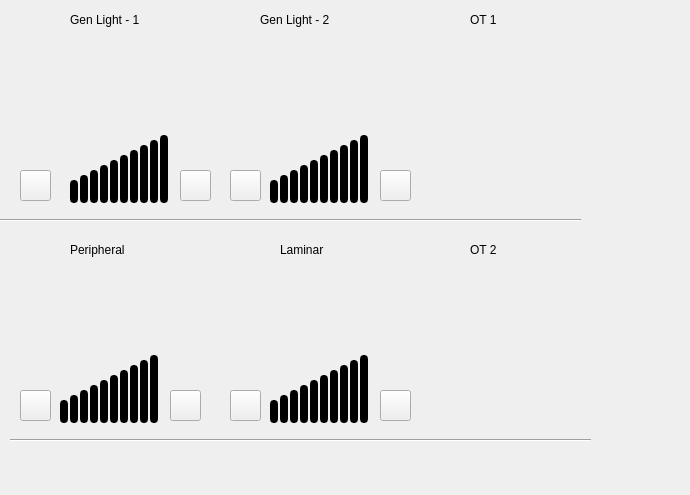
<?xml version="1.0" encoding="UTF-8"?>
<ui version="4.0">
 <class>Form</class>
 <widget class="QWidget" name="Form">
  <property name="geometry">
   <rect>
    <x>0</x>
    <y>0</y>
    <width>690</width>
    <height>495</height>
   </rect>
  </property>
  <property name="windowTitle">
   <string>Form</string>
  </property>
  <widget class="QLabel" name="label">
   <property name="geometry">
    <rect>
     <x>70</x>
     <y>10</y>
     <width>91</width>
     <height>19</height>
    </rect>
   </property>
   <property name="text">
    <string>Gen Light - 1</string>
   </property>
  </widget>
  <widget class="QLabel" name="label_2">
   <property name="geometry">
    <rect>
     <x>260</x>
     <y>10</y>
     <width>91</width>
     <height>19</height>
    </rect>
   </property>
   <property name="text">
    <string>Gen Light - 2</string>
   </property>
  </widget>
  <widget class="QLabel" name="label_3">
   <property name="geometry">
    <rect>
     <x>70</x>
     <y>240</y>
     <width>81</width>
     <height>19</height>
    </rect>
   </property>
   <property name="text">
    <string>Peripheral</string>
   </property>
  </widget>
  <widget class="QLabel" name="label_4">
   <property name="geometry">
    <rect>
     <x>470</x>
     <y>10</y>
     <width>41</width>
     <height>19</height>
    </rect>
   </property>
   <property name="text">
    <string>OT 1</string>
   </property>
  </widget>
  <widget class="QLabel" name="label_5">
   <property name="geometry">
    <rect>
     <x>470</x>
     <y>240</y>
     <width>67</width>
     <height>19</height>
    </rect>
   </property>
   <property name="text">
    <string>OT 2</string>
   </property>
  </widget>
  <widget class="QLabel" name="label_8">
   <property name="geometry">
    <rect>
     <x>40</x>
     <y>290</y>
     <width>41</width>
     <height>41</height>
    </rect>
   </property>
   <property name="text">
    <string/>
   </property>
   <property name="pixmap">
    <pixmap>icon/light-bulb.png</pixmap>
   </property>
   <property name="scaledContents">
    <bool>true</bool>
   </property>
  </widget>
  <widget class="QLabel" name="otLabelImage1">
   <property name="geometry">
    <rect>
     <x>410</x>
     <y>60</y>
     <width>31</width>
     <height>31</height>
    </rect>
   </property>
   <property name="text">
    <string/>
   </property>
   <property name="pixmap">
    <pixmap>icon/lights.png</pixmap>
   </property>
   <property name="scaledContents">
    <bool>true</bool>
   </property>
  </widget>
  <widget class="QLabel" name="otLabelImage2">
   <property name="geometry">
    <rect>
     <x>410</x>
     <y>300</y>
     <width>31</width>
     <height>31</height>
    </rect>
   </property>
   <property name="text">
    <string/>
   </property>
   <property name="pixmap">
    <pixmap>icon/lights.png</pixmap>
   </property>
   <property name="scaledContents">
    <bool>true</bool>
   </property>
  </widget>
  <widget class="QLabel" name="label_11">
   <property name="geometry">
    <rect>
     <x>280</x>
     <y>240</y>
     <width>81</width>
     <height>19</height>
    </rect>
   </property>
   <property name="text">
    <string>Laminar</string>
   </property>
  </widget>
  <widget class="QWidget" name="toggleContainer" native="true">
   <property name="geometry">
    <rect>
     <x>90</x>
     <y>280</y>
     <width>111</width>
     <height>51</height>
    </rect>
   </property>
  </widget>
  <widget class="QLabel" name="label_12">
   <property name="geometry">
    <rect>
     <x>230</x>
     <y>290</y>
     <width>41</width>
     <height>41</height>
    </rect>
   </property>
   <property name="text">
    <string/>
   </property>
   <property name="pixmap">
    <pixmap>icon/light-bulb.png</pixmap>
   </property>
   <property name="scaledContents">
    <bool>true</bool>
   </property>
  </widget>
  <widget class="QLabel" name="label_13">
   <property name="geometry">
    <rect>
     <x>40</x>
     <y>50</y>
     <width>41</width>
     <height>41</height>
    </rect>
   </property>
   <property name="text">
    <string/>
   </property>
   <property name="pixmap">
    <pixmap>icon/light-bulb.png</pixmap>
   </property>
   <property name="scaledContents">
    <bool>true</bool>
   </property>
  </widget>
  <widget class="QLabel" name="label_14">
   <property name="geometry">
    <rect>
     <x>240</x>
     <y>50</y>
     <width>41</width>
     <height>41</height>
    </rect>
   </property>
   <property name="text">
    <string/>
   </property>
   <property name="pixmap">
    <pixmap>icon/light-bulb.png</pixmap>
   </property>
   <property name="scaledContents">
    <bool>true</bool>
   </property>
  </widget>
  <widget class="QWidget" name="toggleContainerGasL1" native="true">
   <property name="geometry">
    <rect>
     <x>90</x>
     <y>50</y>
     <width>111</width>
     <height>51</height>
    </rect>
   </property>
  </widget>
  <widget class="QWidget" name="toggleContainerGasL2" native="true">
   <property name="geometry">
    <rect>
     <x>290</x>
     <y>50</y>
     <width>111</width>
     <height>51</height>
    </rect>
   </property>
  </widget>
  <widget class="QWidget" name="toggleContainerOT1" native="true">
   <property name="geometry">
    <rect>
     <x>460</x>
     <y>50</y>
     <width>111</width>
     <height>51</height>
    </rect>
   </property>
  </widget>
  <widget class="QWidget" name="toggleContainerOT2" native="true">
   <property name="geometry">
    <rect>
     <x>460</x>
     <y>280</y>
     <width>111</width>
     <height>51</height>
    </rect>
   </property>
  </widget>
  <widget class="QWidget" name="toggleContainerLaminar" native="true">
   <property name="geometry">
    <rect>
     <x>270</x>
     <y>280</y>
     <width>111</width>
     <height>51</height>
    </rect>
   </property>
  </widget>
  <widget class="Line" name="line">
   <property name="geometry">
    <rect>
     <x>0</x>
     <y>210</y>
     <width>581</width>
     <height>20</height>
    </rect>
   </property>
   <property name="orientation">
    <enum>Qt::Horizontal</enum>
   </property>
  </widget>
  <widget class="Line" name="line_2">
   <property name="geometry">
    <rect>
     <x>10</x>
     <y>430</y>
     <width>581</width>
     <height>20</height>
    </rect>
   </property>
   <property name="orientation">
    <enum>Qt::Horizontal</enum>
   </property>
  </widget>
  <widget class="QPushButton" name="light2Increment">
   <property name="geometry">
    <rect>
     <x>380</x>
     <y>170</y>
     <width>31</width>
     <height>31</height>
    </rect>
   </property>
   <property name="text">
    <string/>
   </property>
   <property name="icon">
    <iconset>
     <normaloff>icon/plus_white.png</normaloff>icon/plus_white.png</iconset>
   </property>
  </widget>
  <widget class="QPushButton" name="light2Decrement">
   <property name="geometry">
    <rect>
     <x>230</x>
     <y>170</y>
     <width>31</width>
     <height>31</height>
    </rect>
   </property>
   <property name="text">
    <string/>
   </property>
   <property name="icon">
    <iconset>
     <normaloff>icon/round_minus_white.png</normaloff>icon/round_minus_white.png</iconset>
   </property>
  </widget>
  <widget class="QPushButton" name="light1Increment">
   <property name="geometry">
    <rect>
     <x>180</x>
     <y>170</y>
     <width>31</width>
     <height>31</height>
    </rect>
   </property>
   <property name="text">
    <string/>
   </property>
   <property name="icon">
    <iconset>
     <normaloff>icon/plus_white.png</normaloff>icon/plus_white.png</iconset>
   </property>
  </widget>
  <widget class="QPushButton" name="light1Decrement">
   <property name="geometry">
    <rect>
     <x>20</x>
     <y>170</y>
     <width>31</width>
     <height>31</height>
    </rect>
   </property>
   <property name="text">
    <string/>
   </property>
   <property name="icon">
    <iconset>
     <normaloff>icon/round_minus_white.png</normaloff>icon/round_minus_white.png</iconset>
   </property>
  </widget>
  <widget class="QPushButton" name="light4Increment">
   <property name="geometry">
    <rect>
     <x>380</x>
     <y>390</y>
     <width>31</width>
     <height>31</height>
    </rect>
   </property>
   <property name="text">
    <string/>
   </property>
   <property name="icon">
    <iconset>
     <normaloff>icon/plus_white.png</normaloff>icon/plus_white.png</iconset>
   </property>
  </widget>
  <widget class="QPushButton" name="light4Decrement">
   <property name="geometry">
    <rect>
     <x>230</x>
     <y>390</y>
     <width>31</width>
     <height>31</height>
    </rect>
   </property>
   <property name="text">
    <string/>
   </property>
   <property name="icon">
    <iconset>
     <normaloff>icon/round_minus_white.png</normaloff>icon/round_minus_white.png</iconset>
   </property>
  </widget>
  <widget class="QPushButton" name="light3Increment">
   <property name="geometry">
    <rect>
     <x>170</x>
     <y>390</y>
     <width>31</width>
     <height>31</height>
    </rect>
   </property>
   <property name="text">
    <string/>
   </property>
   <property name="icon">
    <iconset>
     <normaloff>icon/plus_white.png</normaloff>icon/plus_white.png</iconset>
   </property>
  </widget>
  <widget class="QPushButton" name="light3Decrement">
   <property name="geometry">
    <rect>
     <x>20</x>
     <y>390</y>
     <width>31</width>
     <height>31</height>
    </rect>
   </property>
   <property name="text">
    <string/>
   </property>
   <property name="icon">
    <iconset>
     <normaloff>icon/round_minus_white.png</normaloff>icon/round_minus_white.png</iconset>
   </property>
  </widget>
  <widget class="QLabel" name="light2_7">
   <property name="geometry">
    <rect>
     <x>330</x>
     <y>150</y>
     <width>8</width>
     <height>53</height>
    </rect>
   </property>
   <property name="styleSheet">
    <string notr="true">QLabel{
   border-style: outset;
  padding:2px;  
    border-radius:4px;
  border-width: 2px;
  min-height: 45px;
 
 max-height:45px;
   
  background-color:black;
}</string>
   </property>
   <property name="text">
    <string/>
   </property>
  </widget>
  <widget class="QLabel" name="light2_8">
   <property name="geometry">
    <rect>
     <x>340</x>
     <y>145</y>
     <width>8</width>
     <height>58</height>
    </rect>
   </property>
   <property name="styleSheet">
    <string notr="true">QLabel{
  border-style: outset;
   padding:2px;  
    border-radius:4px;
  border-width: 2px;
  min-height: 50px;
 
  max-height:50px;
 
  background-color:black;
}</string>
   </property>
   <property name="text">
    <string/>
   </property>
  </widget>
  <widget class="QLabel" name="light2_9">
   <property name="geometry">
    <rect>
     <x>350</x>
     <y>140</y>
     <width>8</width>
     <height>63</height>
    </rect>
   </property>
   <property name="minimumSize">
    <size>
     <width>0</width>
     <height>63</height>
    </size>
   </property>
   <property name="styleSheet">
    <string notr="true">QLabel{
  border-style: outset;
  padding:2px;  
    border-radius:4px;
    
   border-width: 2px;
  min-height: 55px;
 
 max-height:55px;
 
  background-color:black;
}</string>
   </property>
   <property name="text">
    <string/>
   </property>
  </widget>
  <widget class="QLabel" name="light2_2">
   <property name="geometry">
    <rect>
     <x>280</x>
     <y>175</y>
     <width>8</width>
     <height>28</height>
    </rect>
   </property>
   <property name="styleSheet">
    <string notr="true">QLabel{
   border-style: outset;
    padding:2px;  
    border-radius:4px;
  border-width: 2px;
  min-height: 20px;
 
 max-height: 20px;
 
  background-color:black;
}</string>
   </property>
   <property name="text">
    <string/>
   </property>
  </widget>
  <widget class="QLabel" name="light2_6">
   <property name="geometry">
    <rect>
     <x>320</x>
     <y>155</y>
     <width>8</width>
     <height>48</height>
    </rect>
   </property>
   <property name="styleSheet">
    <string notr="true">QLabel{
   border-style: outset;
   padding:2px;  
    border-radius:4px;
  border-width: 2px;
  min-height: 40px;
 
 max-height:40px;
 
  background-color:black;
}</string>
   </property>
   <property name="text">
    <string/>
   </property>
  </widget>
  <widget class="QLabel" name="light2_1">
   <property name="geometry">
    <rect>
     <x>270</x>
     <y>180</y>
     <width>8</width>
     <height>23</height>
    </rect>
   </property>
   <property name="styleSheet">
    <string notr="true">QLabel{
 border-style: outset;
  padding:2px;  
    border-radius:4px;
  border-width: 2px;
 
  min-height: 15px;
 
 max-height: 15px;
 
  background-color:black;
}</string>
   </property>
   <property name="text">
    <string/>
   </property>
  </widget>
  <widget class="QLabel" name="light2_4">
   <property name="geometry">
    <rect>
     <x>300</x>
     <y>165</y>
     <width>8</width>
     <height>38</height>
    </rect>
   </property>
   <property name="styleSheet">
    <string notr="true">QLabel{
   border-style: outset;
  padding:2px;  
    border-radius:4px;
  border-width: 2px;
  min-height: 30px;
 
 max-height:30px;
 
  background-color:black;
}</string>
   </property>
   <property name="text">
    <string/>
   </property>
  </widget>
  <widget class="QLabel" name="light2_10">
   <property name="geometry">
    <rect>
     <x>360</x>
     <y>135</y>
     <width>8</width>
     <height>68</height>
    </rect>
   </property>
   <property name="styleSheet">
    <string notr="true">QLabel{
  border-style: outset;
  padding:2px;  
    border-radius:4px;
    
   border-width: 2px;
  min-height: 60px;
 
 max-height:60px;
 
  background-color:black;
}</string>
   </property>
   <property name="text">
    <string/>
   </property>
  </widget>
  <widget class="QLabel" name="light2_3">
   <property name="geometry">
    <rect>
     <x>290</x>
     <y>170</y>
     <width>8</width>
     <height>33</height>
    </rect>
   </property>
   <property name="styleSheet">
    <string notr="true">QLabel{
   border-style: outset;
  padding:2px;  
    border-radius:4px;
  border-width: 2px;
  min-height: 25px;
 
 max-height: 25px;
 
  background-color:black;
}</string>
   </property>
   <property name="text">
    <string/>
   </property>
  </widget>
  <widget class="QLabel" name="light2_5">
   <property name="geometry">
    <rect>
     <x>310</x>
     <y>160</y>
     <width>8</width>
     <height>43</height>
    </rect>
   </property>
   <property name="styleSheet">
    <string notr="true">QLabel{
   border-style: outset;
    padding:2px;  
    border-radius:4px;
  border-width: 2px;
  min-height: 35px;
 
 max-height:35px;
 
  background-color:black;
}</string>
   </property>
   <property name="text">
    <string/>
   </property>
  </widget>
  <widget class="QLabel" name="light1_7">
   <property name="geometry">
    <rect>
     <x>130</x>
     <y>150</y>
     <width>8</width>
     <height>53</height>
    </rect>
   </property>
   <property name="styleSheet">
    <string notr="true">QLabel{
   border-style: outset;
  padding:2px;  
    border-radius:4px;
  border-width: 2px;
  min-height: 45px;
 
 max-height:45px;
   
  background-color:black;
}</string>
   </property>
   <property name="text">
    <string/>
   </property>
  </widget>
  <widget class="QLabel" name="light1_8">
   <property name="geometry">
    <rect>
     <x>140</x>
     <y>145</y>
     <width>8</width>
     <height>58</height>
    </rect>
   </property>
   <property name="styleSheet">
    <string notr="true">QLabel{
  border-style: outset;
   padding:2px;  
    border-radius:4px;
  border-width: 2px;
  min-height: 50px;
 
  max-height:50px;
 
  background-color:black;
}</string>
   </property>
   <property name="text">
    <string/>
   </property>
  </widget>
  <widget class="QLabel" name="light1_9">
   <property name="geometry">
    <rect>
     <x>150</x>
     <y>140</y>
     <width>8</width>
     <height>63</height>
    </rect>
   </property>
   <property name="minimumSize">
    <size>
     <width>0</width>
     <height>63</height>
    </size>
   </property>
   <property name="styleSheet">
    <string notr="true">QLabel{
  border-style: outset;
  padding:2px;  
    border-radius:4px;
    
   border-width: 2px;
  min-height: 55px;
 
 max-height:55px;
 
  background-color:black;
}</string>
   </property>
   <property name="text">
    <string/>
   </property>
  </widget>
  <widget class="QLabel" name="light1_2">
   <property name="geometry">
    <rect>
     <x>80</x>
     <y>175</y>
     <width>8</width>
     <height>28</height>
    </rect>
   </property>
   <property name="styleSheet">
    <string notr="true">QLabel{
   border-style: outset;
    padding:2px;  
    border-radius:4px;
  border-width: 2px;
  min-height: 20px;
 
 max-height: 20px;
 
  background-color:black;
}</string>
   </property>
   <property name="text">
    <string/>
   </property>
  </widget>
  <widget class="QLabel" name="light1_6">
   <property name="geometry">
    <rect>
     <x>120</x>
     <y>155</y>
     <width>8</width>
     <height>48</height>
    </rect>
   </property>
   <property name="styleSheet">
    <string notr="true">QLabel{
   border-style: outset;
   padding:2px;  
    border-radius:4px;
  border-width: 2px;
  min-height: 40px;
 
 max-height:40px;
 
  background-color:black;
}</string>
   </property>
   <property name="text">
    <string/>
   </property>
  </widget>
  <widget class="QLabel" name="light1_1">
   <property name="geometry">
    <rect>
     <x>70</x>
     <y>180</y>
     <width>8</width>
     <height>23</height>
    </rect>
   </property>
   <property name="styleSheet">
    <string notr="true">QLabel{
 border-style: outset;
  padding:2px;  
    border-radius:4px;
  border-width: 2px;
 
  min-height: 15px;
 
 max-height: 15px;
 
  background-color:black;
}</string>
   </property>
   <property name="text">
    <string/>
   </property>
  </widget>
  <widget class="QLabel" name="light1_4">
   <property name="geometry">
    <rect>
     <x>100</x>
     <y>165</y>
     <width>8</width>
     <height>38</height>
    </rect>
   </property>
   <property name="styleSheet">
    <string notr="true">QLabel{
   border-style: outset;
  padding:2px;  
    border-radius:4px;
  border-width: 2px;
  min-height: 30px;
 
 max-height:30px;
 
  background-color:black;
}</string>
   </property>
   <property name="text">
    <string/>
   </property>
  </widget>
  <widget class="QLabel" name="light1_10">
   <property name="geometry">
    <rect>
     <x>160</x>
     <y>135</y>
     <width>8</width>
     <height>68</height>
    </rect>
   </property>
   <property name="styleSheet">
    <string notr="true">QLabel{
  border-style: outset;
  padding:2px;  
    border-radius:4px;
    
   border-width: 2px;
  min-height: 60px;
 
 max-height:60px;
 
  background-color:black;
}</string>
   </property>
   <property name="text">
    <string/>
   </property>
  </widget>
  <widget class="QLabel" name="light1_3">
   <property name="geometry">
    <rect>
     <x>90</x>
     <y>170</y>
     <width>8</width>
     <height>33</height>
    </rect>
   </property>
   <property name="styleSheet">
    <string notr="true">QLabel{
   border-style: outset;
  padding:2px;  
    border-radius:4px;
  border-width: 2px;
  min-height: 25px;
 
 max-height: 25px;
 
  background-color:black;
}</string>
   </property>
   <property name="text">
    <string/>
   </property>
  </widget>
  <widget class="QLabel" name="light1_5">
   <property name="geometry">
    <rect>
     <x>110</x>
     <y>160</y>
     <width>8</width>
     <height>43</height>
    </rect>
   </property>
   <property name="styleSheet">
    <string notr="true">QLabel{
   border-style: outset;
    padding:2px;  
    border-radius:4px;
  border-width: 2px;
  min-height: 35px;
 
 max-height:35px;
 
  background-color:black;
}</string>
   </property>
   <property name="text">
    <string/>
   </property>
  </widget>
  <widget class="QLabel" name="light4_7">
   <property name="geometry">
    <rect>
     <x>330</x>
     <y>370</y>
     <width>8</width>
     <height>53</height>
    </rect>
   </property>
   <property name="styleSheet">
    <string notr="true">QLabel{
   border-style: outset;
  padding:2px;  
    border-radius:4px;
  border-width: 2px;
  min-height: 45px;
 
 max-height:45px;
   
  background-color:black;
}</string>
   </property>
   <property name="text">
    <string/>
   </property>
  </widget>
  <widget class="QLabel" name="light4_8">
   <property name="geometry">
    <rect>
     <x>340</x>
     <y>365</y>
     <width>8</width>
     <height>58</height>
    </rect>
   </property>
   <property name="styleSheet">
    <string notr="true">QLabel{
  border-style: outset;
   padding:2px;  
    border-radius:4px;
  border-width: 2px;
  min-height: 50px;
 
  max-height:50px;
 
  background-color:black;
}</string>
   </property>
   <property name="text">
    <string/>
   </property>
  </widget>
  <widget class="QLabel" name="light4_9">
   <property name="geometry">
    <rect>
     <x>350</x>
     <y>360</y>
     <width>8</width>
     <height>63</height>
    </rect>
   </property>
   <property name="minimumSize">
    <size>
     <width>0</width>
     <height>63</height>
    </size>
   </property>
   <property name="styleSheet">
    <string notr="true">QLabel{
  border-style: outset;
  padding:2px;  
    border-radius:4px;
    
   border-width: 2px;
  min-height: 55px;
 
 max-height:55px;
 
  background-color:black;
}</string>
   </property>
   <property name="text">
    <string/>
   </property>
  </widget>
  <widget class="QLabel" name="light4_2">
   <property name="geometry">
    <rect>
     <x>280</x>
     <y>395</y>
     <width>8</width>
     <height>28</height>
    </rect>
   </property>
   <property name="styleSheet">
    <string notr="true">QLabel{
   border-style: outset;
    padding:2px;  
    border-radius:4px;
  border-width: 2px;
  min-height: 20px;
 
 max-height: 20px;
 
  background-color:black;
}</string>
   </property>
   <property name="text">
    <string/>
   </property>
  </widget>
  <widget class="QLabel" name="light4_6">
   <property name="geometry">
    <rect>
     <x>320</x>
     <y>375</y>
     <width>8</width>
     <height>48</height>
    </rect>
   </property>
   <property name="styleSheet">
    <string notr="true">QLabel{
   border-style: outset;
   padding:2px;  
    border-radius:4px;
  border-width: 2px;
  min-height: 40px;
 
 max-height:40px;
 
  background-color:black;
}</string>
   </property>
   <property name="text">
    <string/>
   </property>
  </widget>
  <widget class="QLabel" name="light4_1">
   <property name="geometry">
    <rect>
     <x>270</x>
     <y>400</y>
     <width>8</width>
     <height>23</height>
    </rect>
   </property>
   <property name="styleSheet">
    <string notr="true">QLabel{
 border-style: outset;
  padding:2px;  
    border-radius:4px;
  border-width: 2px;
 
  min-height: 15px;
 
 max-height: 15px;
 
  background-color:black;
}</string>
   </property>
   <property name="text">
    <string/>
   </property>
  </widget>
  <widget class="QLabel" name="light4_4">
   <property name="geometry">
    <rect>
     <x>300</x>
     <y>385</y>
     <width>8</width>
     <height>38</height>
    </rect>
   </property>
   <property name="styleSheet">
    <string notr="true">QLabel{
   border-style: outset;
  padding:2px;  
    border-radius:4px;
  border-width: 2px;
  min-height: 30px;
 
 max-height:30px;
 
  background-color:black;
}</string>
   </property>
   <property name="text">
    <string/>
   </property>
  </widget>
  <widget class="QLabel" name="light4_10">
   <property name="geometry">
    <rect>
     <x>360</x>
     <y>355</y>
     <width>8</width>
     <height>68</height>
    </rect>
   </property>
   <property name="styleSheet">
    <string notr="true">QLabel{
  border-style: outset;
  padding:2px;  
    border-radius:4px;
    
   border-width: 2px;
  min-height: 60px;
 
 max-height:60px;
 
  background-color:black;
}</string>
   </property>
   <property name="text">
    <string/>
   </property>
  </widget>
  <widget class="QLabel" name="light4_3">
   <property name="geometry">
    <rect>
     <x>290</x>
     <y>390</y>
     <width>8</width>
     <height>33</height>
    </rect>
   </property>
   <property name="styleSheet">
    <string notr="true">QLabel{
   border-style: outset;
  padding:2px;  
    border-radius:4px;
  border-width: 2px;
  min-height: 25px;
 
 max-height: 25px;
 
  background-color:black;
}</string>
   </property>
   <property name="text">
    <string/>
   </property>
  </widget>
  <widget class="QLabel" name="light4_5">
   <property name="geometry">
    <rect>
     <x>310</x>
     <y>380</y>
     <width>8</width>
     <height>43</height>
    </rect>
   </property>
   <property name="styleSheet">
    <string notr="true">QLabel{
   border-style: outset;
    padding:2px;  
    border-radius:4px;
  border-width: 2px;
  min-height: 35px;
 
 max-height:35px;
 
  background-color:black;
}</string>
   </property>
   <property name="text">
    <string/>
   </property>
  </widget>
  <widget class="QLabel" name="light3_7">
   <property name="geometry">
    <rect>
     <x>120</x>
     <y>370</y>
     <width>8</width>
     <height>53</height>
    </rect>
   </property>
   <property name="styleSheet">
    <string notr="true">QLabel{
   border-style: outset;
  padding:2px;  
    border-radius:4px;
  border-width: 2px;
  min-height: 45px;
 
 max-height:45px;
   
  background-color:black;
}</string>
   </property>
   <property name="text">
    <string/>
   </property>
  </widget>
  <widget class="QLabel" name="light3_8">
   <property name="geometry">
    <rect>
     <x>130</x>
     <y>365</y>
     <width>8</width>
     <height>58</height>
    </rect>
   </property>
   <property name="styleSheet">
    <string notr="true">QLabel{
  border-style: outset;
   padding:2px;  
    border-radius:4px;
  border-width: 2px;
  min-height: 50px;
 
  max-height:50px;
 
  background-color:black;
}</string>
   </property>
   <property name="text">
    <string/>
   </property>
  </widget>
  <widget class="QLabel" name="light3_9">
   <property name="geometry">
    <rect>
     <x>140</x>
     <y>360</y>
     <width>8</width>
     <height>63</height>
    </rect>
   </property>
   <property name="minimumSize">
    <size>
     <width>0</width>
     <height>63</height>
    </size>
   </property>
   <property name="styleSheet">
    <string notr="true">QLabel{
  border-style: outset;
  padding:2px;  
    border-radius:4px;
    
   border-width: 2px;
  min-height: 55px;
 
 max-height:55px;
 
  background-color:black;
}</string>
   </property>
   <property name="text">
    <string/>
   </property>
  </widget>
  <widget class="QLabel" name="light3_2">
   <property name="geometry">
    <rect>
     <x>70</x>
     <y>395</y>
     <width>8</width>
     <height>28</height>
    </rect>
   </property>
   <property name="styleSheet">
    <string notr="true">QLabel{
   border-style: outset;
    padding:2px;  
    border-radius:4px;
  border-width: 2px;
  min-height: 20px;
 
 max-height: 20px;
 
  background-color:black;
}</string>
   </property>
   <property name="text">
    <string/>
   </property>
  </widget>
  <widget class="QLabel" name="light3_6">
   <property name="geometry">
    <rect>
     <x>110</x>
     <y>375</y>
     <width>8</width>
     <height>48</height>
    </rect>
   </property>
   <property name="styleSheet">
    <string notr="true">QLabel{
   border-style: outset;
   padding:2px;  
    border-radius:4px;
  border-width: 2px;
  min-height: 40px;
 
 max-height:40px;
 
  background-color:black;
}</string>
   </property>
   <property name="text">
    <string/>
   </property>
  </widget>
  <widget class="QLabel" name="light3_1">
   <property name="geometry">
    <rect>
     <x>60</x>
     <y>400</y>
     <width>8</width>
     <height>23</height>
    </rect>
   </property>
   <property name="styleSheet">
    <string notr="true">QLabel{
 border-style: outset;
  padding:2px;  
    border-radius:4px;
  border-width: 2px;
 
  min-height: 15px;
 
 max-height: 15px;
 
  background-color:black;
}</string>
   </property>
   <property name="text">
    <string/>
   </property>
  </widget>
  <widget class="QLabel" name="light3_4">
   <property name="geometry">
    <rect>
     <x>90</x>
     <y>385</y>
     <width>8</width>
     <height>38</height>
    </rect>
   </property>
   <property name="styleSheet">
    <string notr="true">QLabel{
   border-style: outset;
  padding:2px;  
    border-radius:4px;
  border-width: 2px;
  min-height: 30px;
 
 max-height:30px;
 
  background-color:black;
}</string>
   </property>
   <property name="text">
    <string/>
   </property>
  </widget>
  <widget class="QLabel" name="light3_10">
   <property name="geometry">
    <rect>
     <x>150</x>
     <y>355</y>
     <width>8</width>
     <height>68</height>
    </rect>
   </property>
   <property name="styleSheet">
    <string notr="true">QLabel{
  border-style: outset;
  padding:2px;  
    border-radius:4px;
    
   border-width: 2px;
  min-height: 60px;
 
 max-height:60px;
 
  background-color:black;
}</string>
   </property>
   <property name="text">
    <string/>
   </property>
  </widget>
  <widget class="QLabel" name="light3_3">
   <property name="geometry">
    <rect>
     <x>80</x>
     <y>390</y>
     <width>8</width>
     <height>33</height>
    </rect>
   </property>
   <property name="styleSheet">
    <string notr="true">QLabel{
   border-style: outset;
  padding:2px;  
    border-radius:4px;
  border-width: 2px;
  min-height: 25px;
 
 max-height: 25px;
 
  background-color:black;
}</string>
   </property>
   <property name="text">
    <string/>
   </property>
  </widget>
  <widget class="QLabel" name="light3_5">
   <property name="geometry">
    <rect>
     <x>100</x>
     <y>380</y>
     <width>8</width>
     <height>43</height>
    </rect>
   </property>
   <property name="styleSheet">
    <string notr="true">QLabel{
   border-style: outset;
    padding:2px;  
    border-radius:4px;
  border-width: 2px;
  min-height: 35px;
 
 max-height:35px;
 
  background-color:black;
}</string>
   </property>
   <property name="text">
    <string/>
   </property>
  </widget>
 </widget>
 <resources/>
 <connections/>
</ui>
